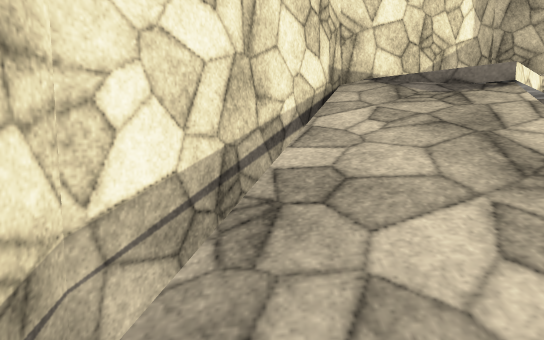
View 1 (above)

21 first-person views from a walk through a Unity game level. The camera is 1.5 m above the floor, tilts 6° down and sees 75° across. The floor is counted in squares, 1 m on a side. Each view is taken from the middle of a square. On the plan, view 1 faces up. The plan holds only what a view shows up to about 16 squares ahead; the rest is blank. The place goes on beyond the plan. Surface patterns are stand-ins for the level's own textures.

View 2
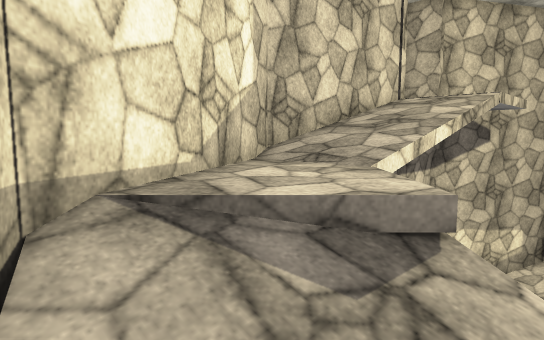

View 3
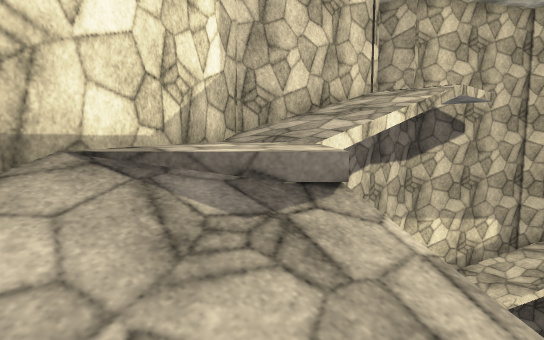

View 4
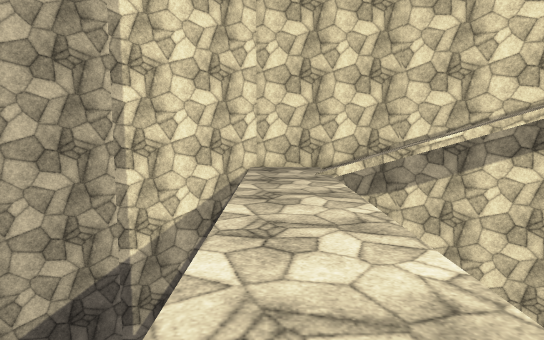

View 5
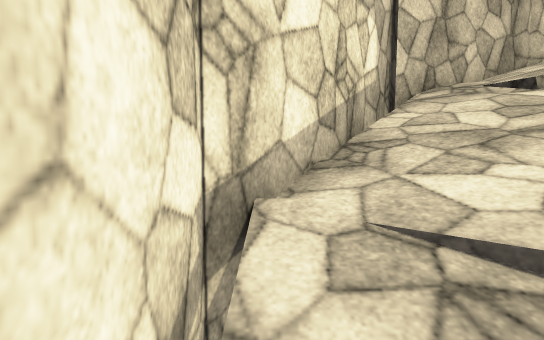

View 6
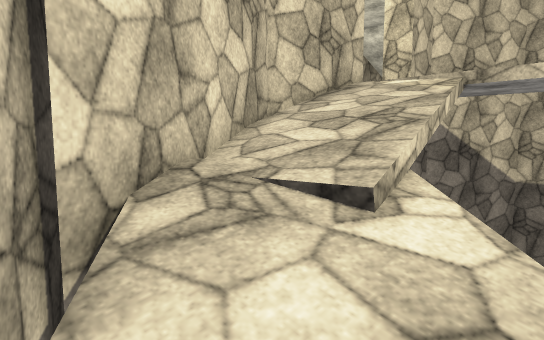

View 7
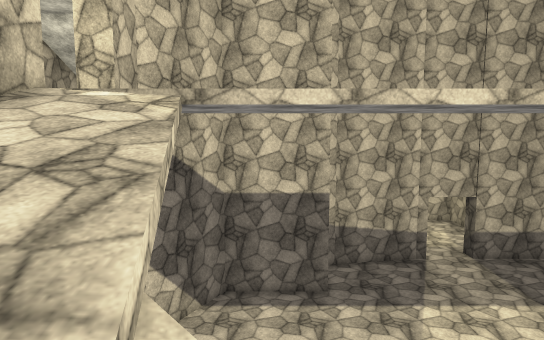

View 8
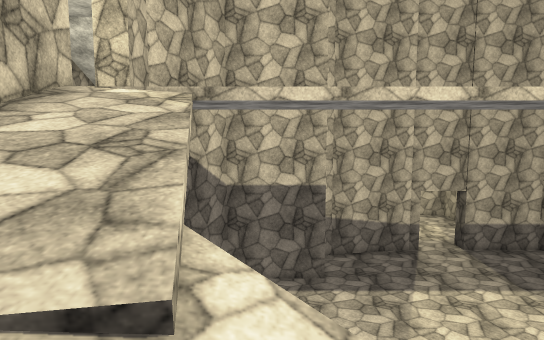

View 9
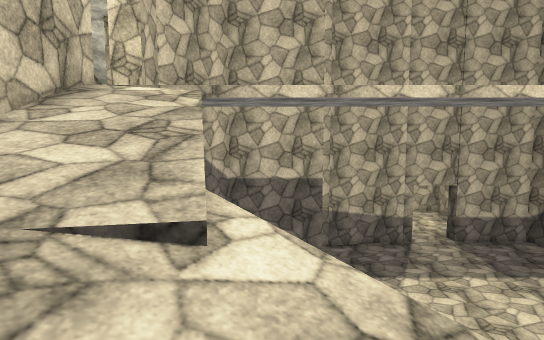

View 10
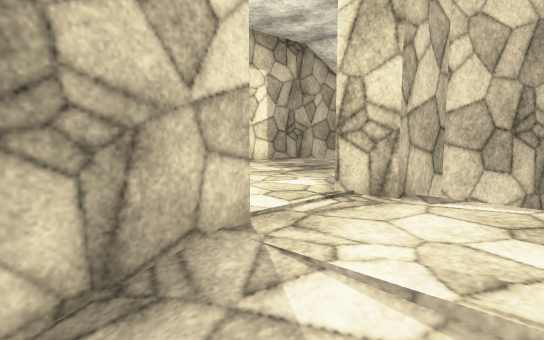

View 11
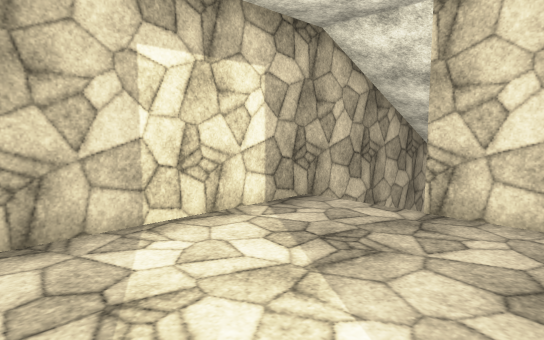

View 12
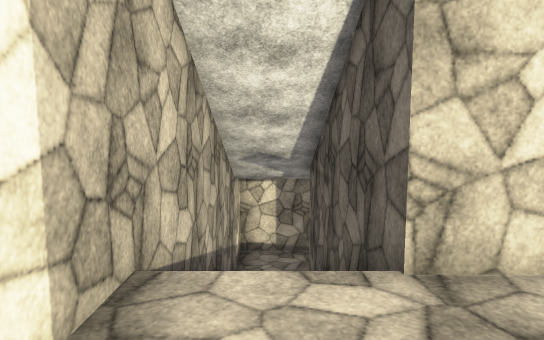

View 13
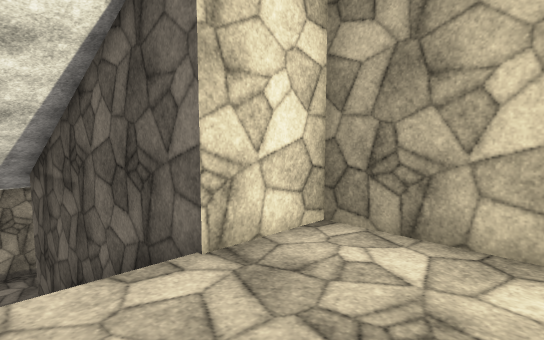

View 14
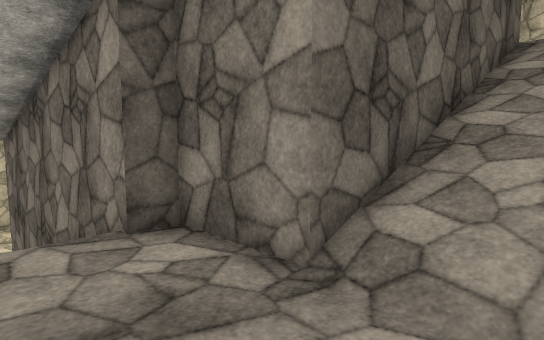

View 15
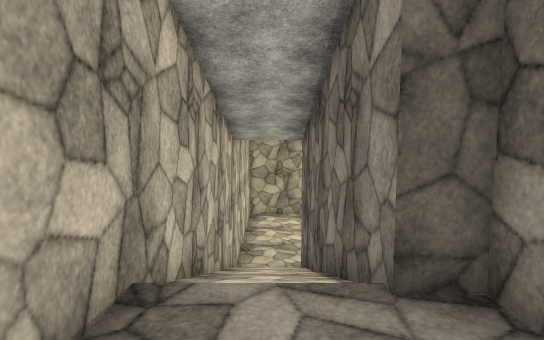

View 16
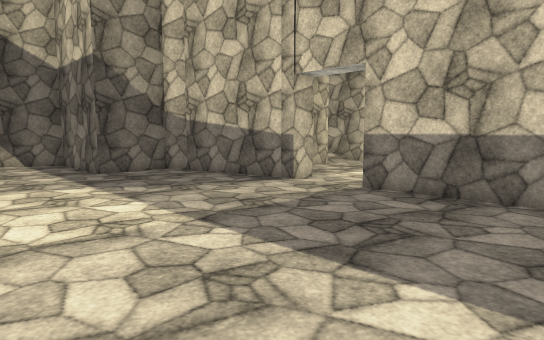

View 17
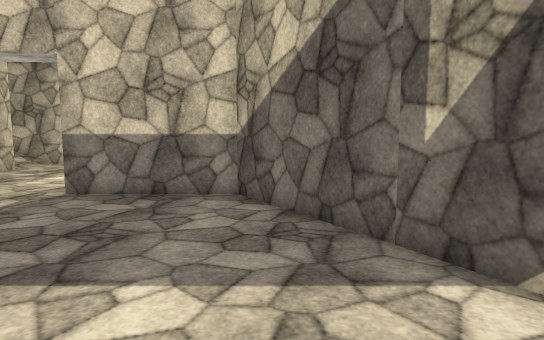

View 18
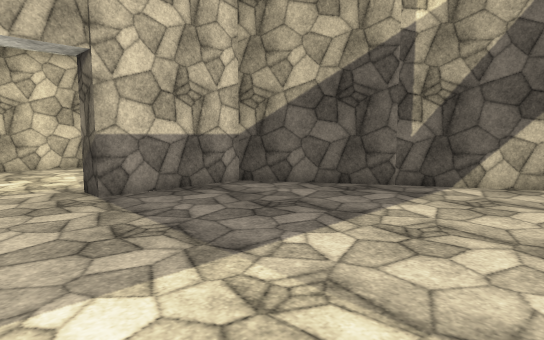

View 19
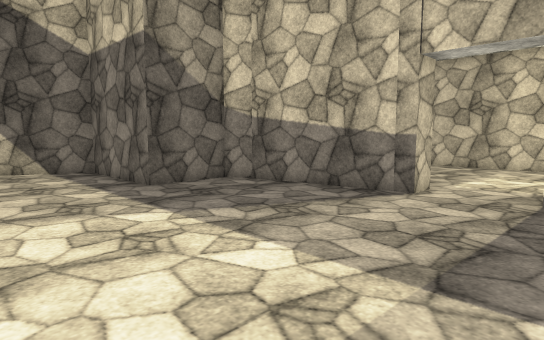

View 20
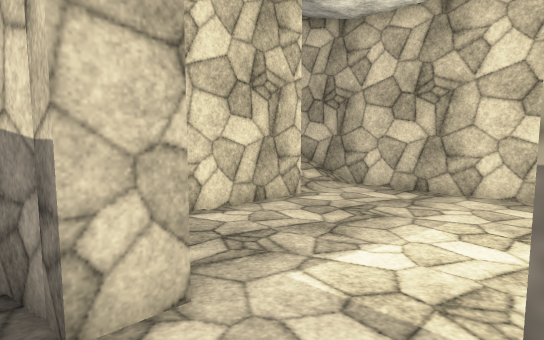

View 21
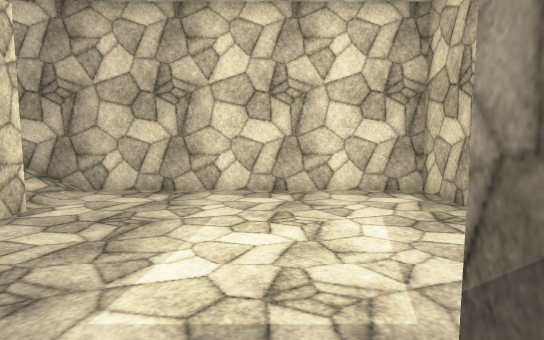

### Floor plan
Key: @ floor where view 1 was taken; # wall or solid block; . main floor; : floor 3.5 m higher than the main floor; + floor 7.5 m higher than the main floor; * floor 10.5 m higher than the main floor; / step, stairs or slope; v drop or lower ground.
Columns run from 2 left of view 1 to 30 right of it. Each row starts with its distance up from view 1.
 11         ###########
 10        ##/////// v###
  9      ##*///////  ///###
  8    v#***///////  /////##
  7    #//*v          v////##
  6   vv//v           vv////#
  5   #///v             v///##
  4  vv///               v///##
  3 v#///v                v//v#
  2 vv///v                v///#
  1 v //v                 v///#
  0 #/@/v                  ///#
 -1 #++/vvvvvvvvvvv        //+#
 -2 #++++++++++++++        +++++ ++
 -3 #++++++++++++++ +      +++++++++#
 -4 ##/////////////////     /##+++++#
 -5  #.......................##+++++#
 -6  ##......................##+++++#
 -7   #.....................###+++++#
 -8   ##...................####+++++#
 -9    ##..............#####  ###///#
-10     #..............#        #/ /#
-11     ##.............#        #///#
-12      #.........#####        #///#
-13      ######..###            #///#
-14           #..#              #///#
-15          .......            #///#
-16          .......#           #///#
-17         ........#           #///#
-18         ........#         ###///#
-19        #........###########:::::#
-20        #........///////// ::::::#
-21        #........//////////:::: :
-22        #######################

Where each view was taken, in squares from view 1:
view 1: 0 up, 0 right, facing up
view 2: 5 up, 1 right, facing up-right
view 3: 4 up, 1 right, facing up-right
view 4: 3 down, 14 right, facing left
view 5: 10 up, 13 right, facing right
view 6: 8 up, 18 right, facing down-right
view 7: 6 up, 19 right, facing down
view 8: 7 up, 19 right, facing down
view 9: 8 up, 19 right, facing down
view 10: 1 up, 21 right, facing down-right
view 11: 2 down, 24 right, facing down-right
view 12: 5 down, 28 right, facing down
view 13: 5 down, 29 right, facing down-left
view 14: 21 down, 29 right, facing up-left
view 15: 20 down, 27 right, facing left
view 16: 4 down, 3 right, facing down-right
view 17: 4 down, 3 right, facing down
view 18: 4 down, 11 right, facing down-left
view 19: 4 down, 7 right, facing down-right
view 20: 12 down, 8 right, facing down-right
view 21: 12 down, 9 right, facing down
